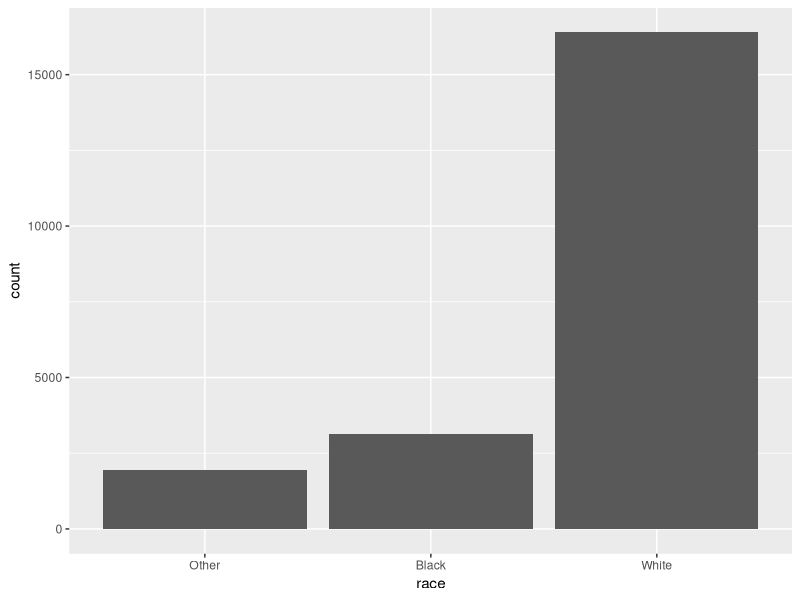
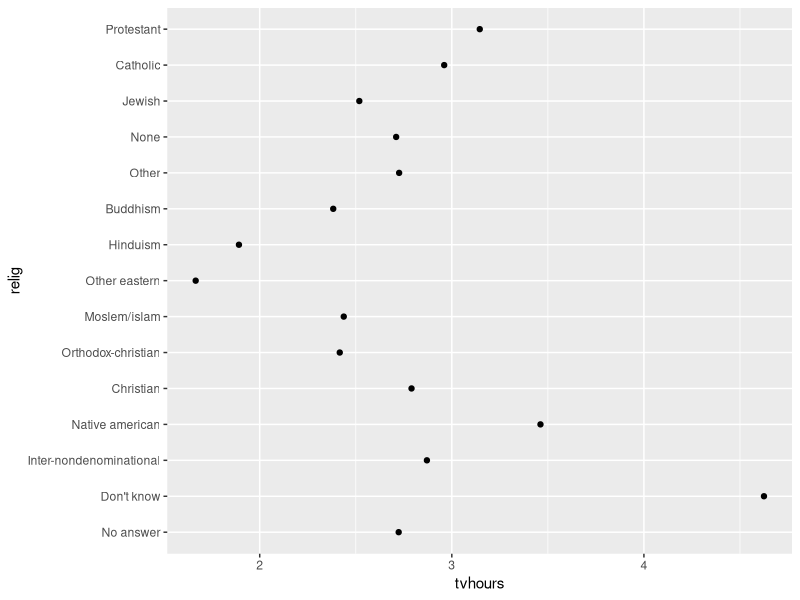
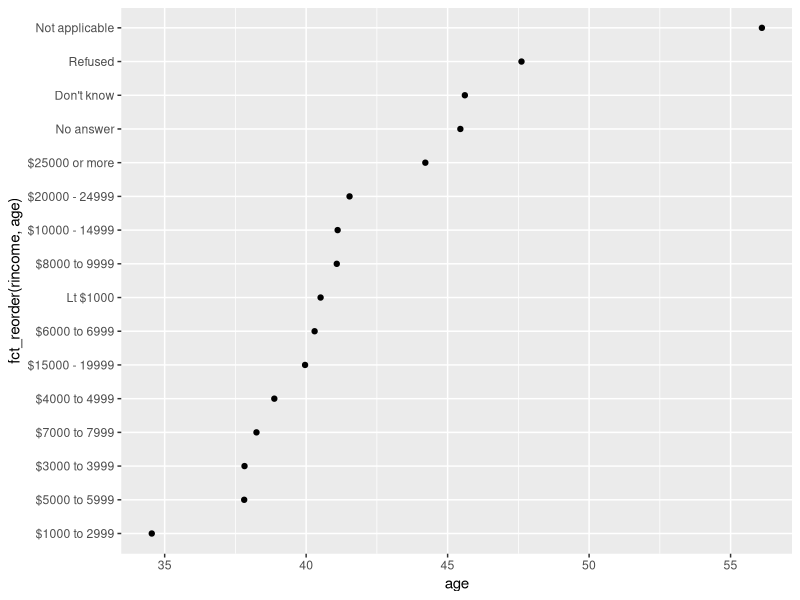
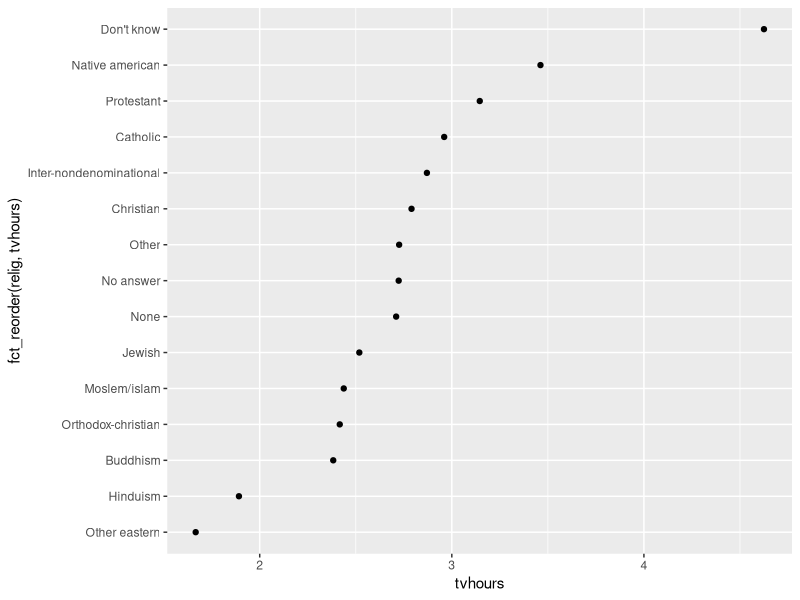

Generate these figures, in order, with R: (Note: this script raises an error after producing the figures.)
library(tidyverse)
install.packages('forcats')
library(forcats)

months1 <- c("Dec", "Apr", "Jan", "Mar")
sort(months1)
month_levels <- c("Jan", "Feb", "Mar", "Apr", "May", "Jun",
                  "Jul", "Aug", "Sep", "Oct", "Nov", "Dec")

# Creating a factor 
month_factor <- factor(months1, levels = month_levels)
sort(month_factor)


months2 <- c("Dec","Apr", "Jam", "Mar")
# Converting this to factors
m2_factors <- factor(months2, levels = month_levels)
print(m2_factors)

# if you want error if the data is not matching
m2_factors <- parse_factor(months2, levels = month_levels)
print(m2_factors)


View(forcats::gss_cat)
glimpse(forcats::gss_cat)

gss_cat %>%
  count(race)

ggplot(gss_cat, aes(race)) +
  geom_bar()

religion_summary <- gss_cat %>%
  group_by(relig) %>%
  summarize(
    age = mean(age, na.rm=TRUE),
    tvhours = mean(tvhours, na.rm=TRUE),
    n = n()
  )
print(religion_summary)


religion_summary %>%
  ggplot(aes(tvhours, relig)) + geom_point()

rincome_summary <- gss_cat %>%
  group_by(rincome) %>%
  summarize(
    age = mean(age, na.rm=TRUE),
    tvhours = mean(tvhours, na.rm=TRUE),
    n = n()
  )
print(rincome_summary)

rincome_summary %>%
  ggplot(aes(age, fct_reorder(rincome, age))) +
  geom_point()

religion_summary %>%
  ggplot(aes(tvhours, fct_reorder(relig,tvhours))) + geom_point()

by_age <- gss_cat %>%
  filter(!is.na(age)) %>%
  group_by(age, marital) %>%
  count() %>%
  mutate(percent = n /sum(by_age$n))
print(by_age)

by_age %>%
  ggplot(aes(age, percent,color=marital )) +
  geom_line(na.rm = TRUE)


gss_cat %>%
  mutate(marital = marital %>% fct_infreq() %>% fct_rev()) %>%
  ggplot(aes(marital)) +
  geom_bar()

gss_cat %>%
  mutate(marital = marital) %>%
  ggplot(aes(marital)) +
  geom_bar()


gss_cat %>% count(partyid)

gss_cat %>% 
  mutate(
    partyid = fct_recode(partyid,
      "Republican, Strong" = "Strong republican",
      "Republican, Weak"   = "Not str republican",
      "Independent, near Republican" = "Ind,near rep",
      "Independent, near Democrat" = "Ind,near dem",
      "Democrat, Weak" = "Not str democrat",
      "Democrat, Strong" = "Strong democrat"
    )
  ) %>%
  count(partyid)



gss_cat %>%
  mutate(partyid = fct_collapse(partyid,
        other=c("No answer", "Don't know", "Other party"),
        rep = c("Strong republican", "Not str republican"),
        ind = c("Ind,near dem", "Ind,near rep", "Independent"),
        dem = c("Strong democrat", "Not str democrat")
          )
        ) %>% count(partyid)












  
